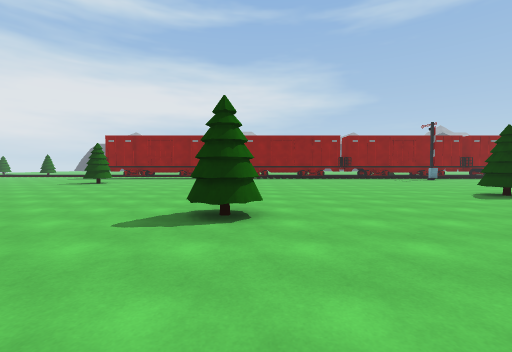
[1] (above)

22 first-person views from a walk through a 3-D level made in the Unity game engine. The camera is 1.4 m above the floor, tilts 2° down and sees 90° across. The floor is counted in squares, 2 m on a side. Each view is taken from the middle of a square. On the plan, view 1 faces up. The plan holds only what a view shows up to about 9 squares ahead; the rest is blank. The place goes on beyond the plan. Door leaves are left out, so doorways stand open.

[2]
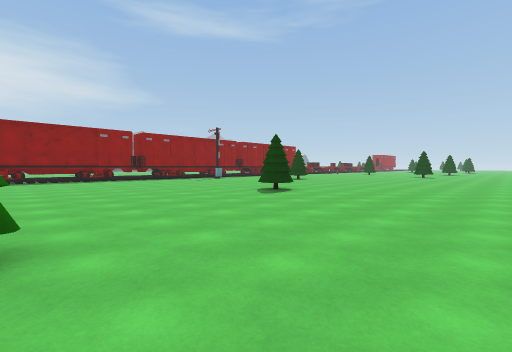

[3]
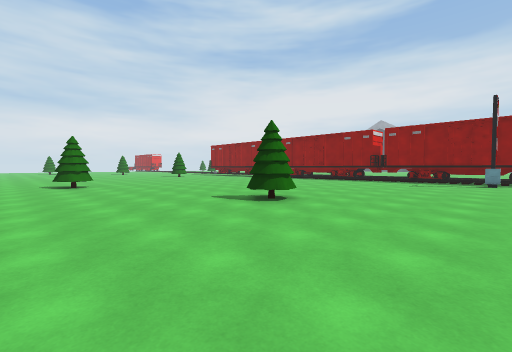

[4]
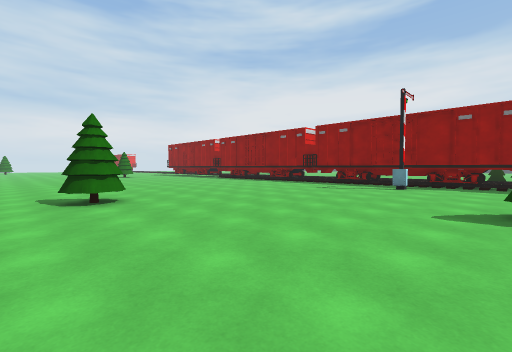

[5]
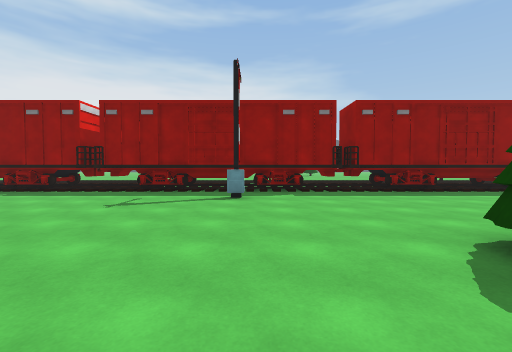

[6]
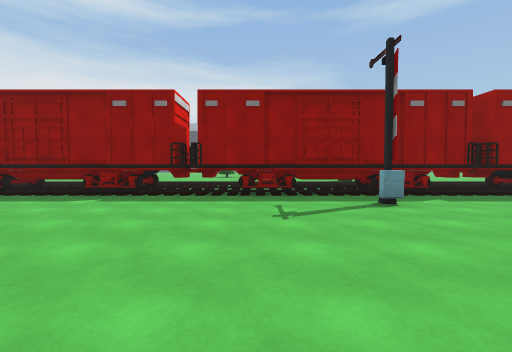

[7]
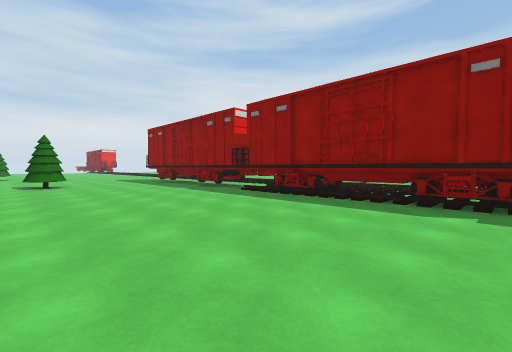

[8]
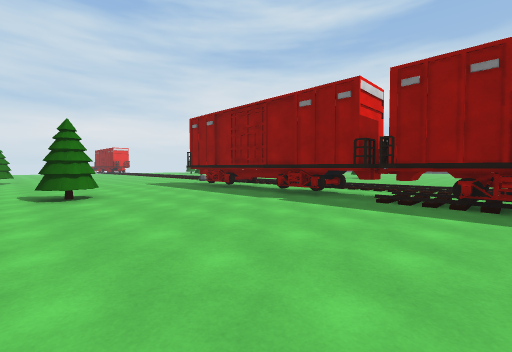

[9]
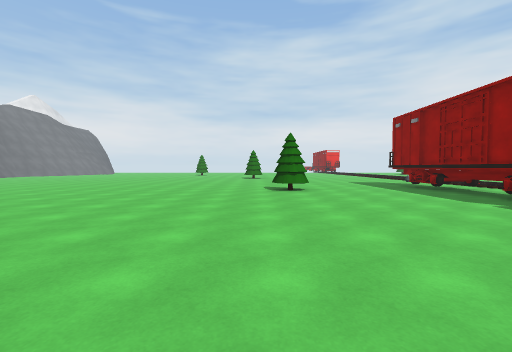

[10]
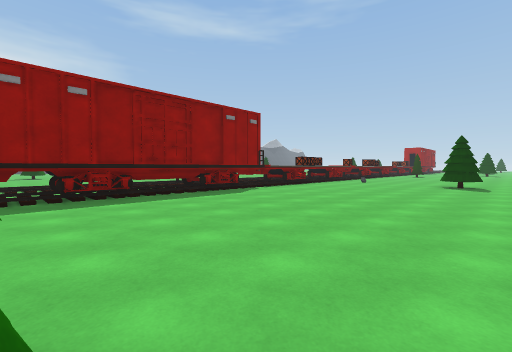

[11]
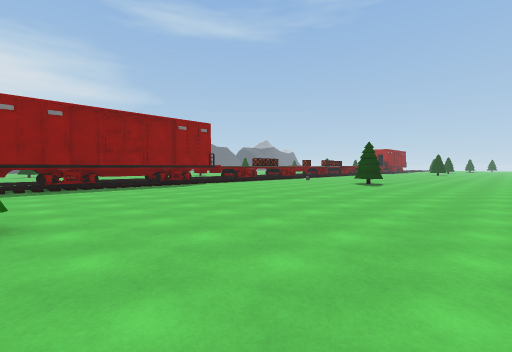

[12]
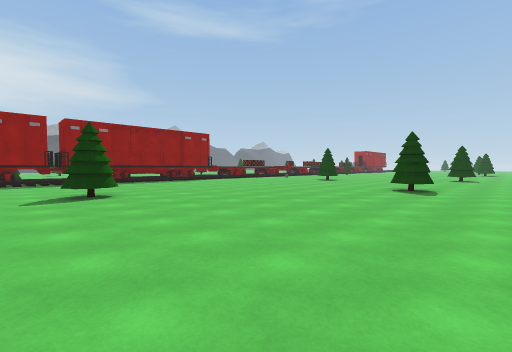

[13]
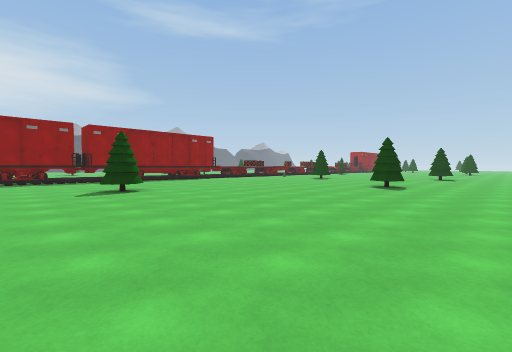

[14]
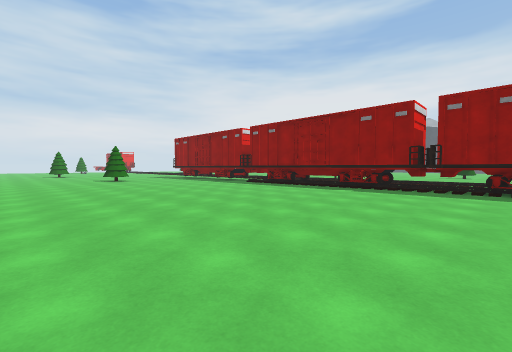

[15]
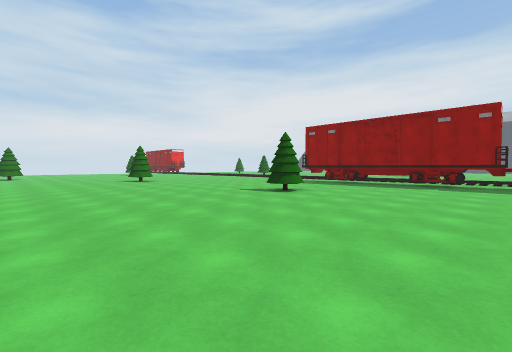

[16]
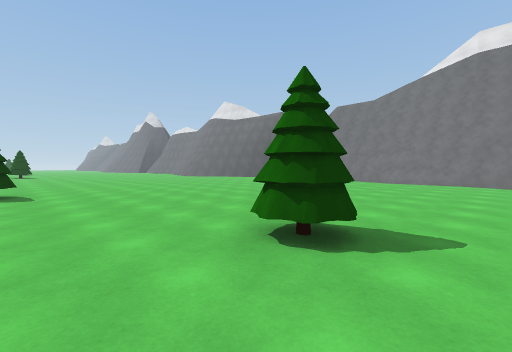

[17]
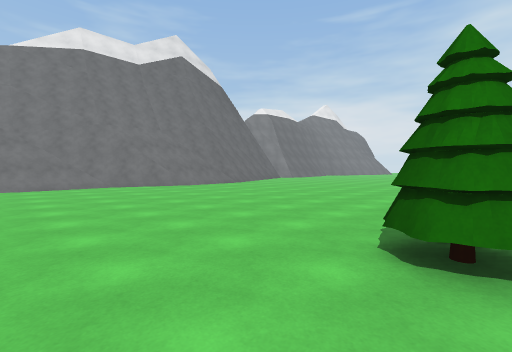

[18]
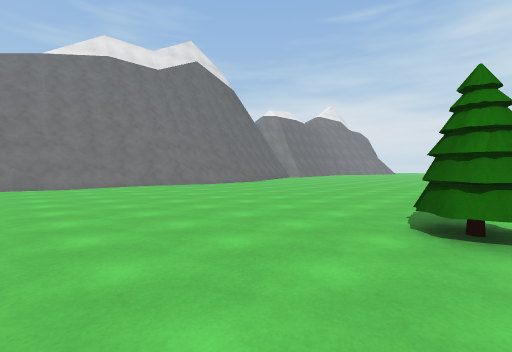

[19]
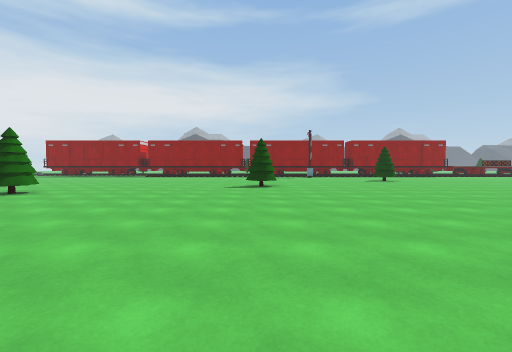

[20]
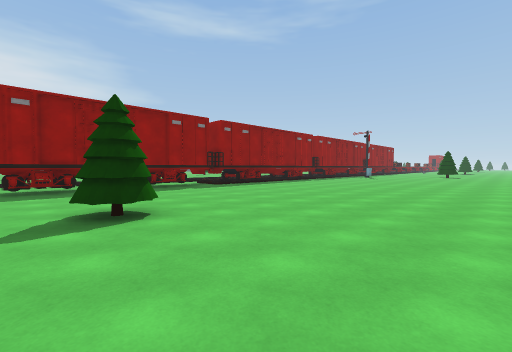

[21]
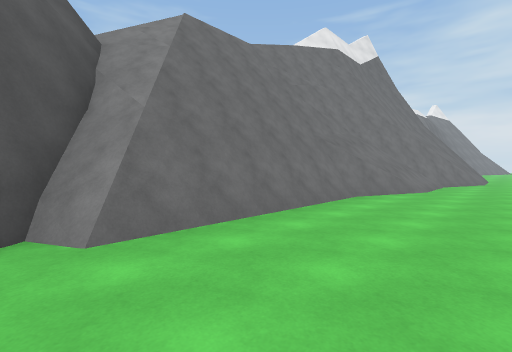

[22]
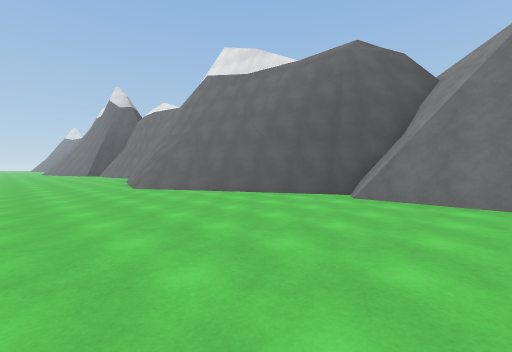

### Floor plan
Key: @ floor where view 1 was taken; # wall or solid block; x gap in a wall; . floor; / step, stairs or slope; = window, fence, low wall or low ledge; ^ raised ledge; T tree; O other object.
Columns run from 8 left of view 1 to 19 right of it. Each row starts with its distance up from view 1.
 19       //             //
 18 //  //////////       //
 17 #.../../////// ///   //
 16 ############################
 15 #.......//////////x.........
 14 ..................O.........
 13 ............................
 12 ............................
 11 .T..........................
 10 ....................TT......
  9 ............................
  8 ............................
  7 ..............T.............
  6 ..............T.............
  5 ...........................T
  4 .......TT...................
  3 ...  .......................
  2 ............................
  1 .....................
  0  .......@.........
 -1   ..........................
 -2    ......... ...............
 -3     ........  .............
 -4      ...................=.
 -5       /...............###
 -6       ##//=/........####
 -7         ^///#########
 -8          ^#=##   ##
 -9            ^

Where each view was taken, in squares from view 1:
view 1: 0 up, 0 right, facing up
view 2: 1 up, 0 right, facing up-right
view 3: 2 up, 10 right, facing up-left
view 4: 5 up, 12 right, facing up-left
view 5: 8 up, 10 right, facing up
view 6: 9 up, 7 right, facing up
view 7: 10 up, 4 right, facing up-left
view 8: 10 up, 0 right, facing up-left
view 9: 10 up, 1 right, facing left
view 10: 9 up, 13 right, facing up-right
view 11: 6 up, 13 right, facing up-right
view 12: 3 up, 11 right, facing up-right
view 13: 2 up, 10 right, facing up-right
view 14: 7 up, 7 right, facing up-left
view 15: 5 up, 2 left, facing up-left
view 16: 6 up, 2 left, facing down-right
view 17: 4 up, 2 right, facing down-left
view 18: 4 up, 3 right, facing down-left
view 19: 3 down, 6 right, facing up
view 20: 7 up, 8 left, facing up-right
view 21: 4 down, 10 right, facing down-left
view 22: 1 down, 7 right, facing down-right
